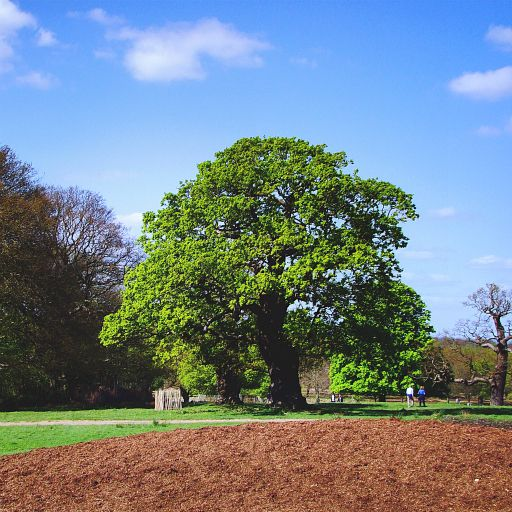
//> input picture ptam/ptam_opencv/for_DSP/shi-tomashi/image/joint.bmp, 512 x 512 px
$ ./main   (built with g++ and OpenCV 4)
//> lines starting //> are read from the running program, lines starting //| are printed output that depends on the picture
#include <stdio.h>
#include <math.h>

#include <opencv/cv.hpp>
#include <opencv2/highgui.hpp>
#include <opencv2/core.hpp>


double FindShiTomasiScoreAtPoint(cv::Mat_<uchar> &image, int nHalfBoxSize, cv::Point2i irCenter) {

  double dXX = 0;
  double dYY = 0;
  double dXY = 0;

  cv::Point2i irStart = irCenter - cv::Point2i(nHalfBoxSize, nHalfBoxSize);
  cv::Point2i irEnd = irCenter + cv::Point2i(nHalfBoxSize, nHalfBoxSize);

  int r, c;
  for(r = irStart.y; r <= irEnd.y; r++)
    for(c = irStart.x; c <= irEnd.x; c++) {

      double dx = image(r, c + 1) - image(r , c - 1);
      double dy = image(r + 1, c) - image(r - 1, c);
      dXX += dx*dx;
      dYY += dy*dy;
      dXY += dx*dy;
    }

  int nPixels = (irEnd.x - irStart.x + 1) * (irEnd.y - irStart.y + 1);
  dXX = dXX / (2.0 * nPixels);
  dYY = dYY / (2.0 * nPixels);
  dXY = dXY / (2.0 * nPixels);

  // Find and return smaller eigenvalue:
  return 0.5 * (dXX + dYY - sqrt( (dXX + dYY) * (dXX + dYY) - 4 * (dXX * dYY - dXY * dXY) ));
}


int main()
{
  printf("shi-tomashi start\n");

  //cv::Mat image = (cv::Mat_<uchar>(512,512));
  cv::Mat image;
  image = cv::imread("image/joint.bmp",0);
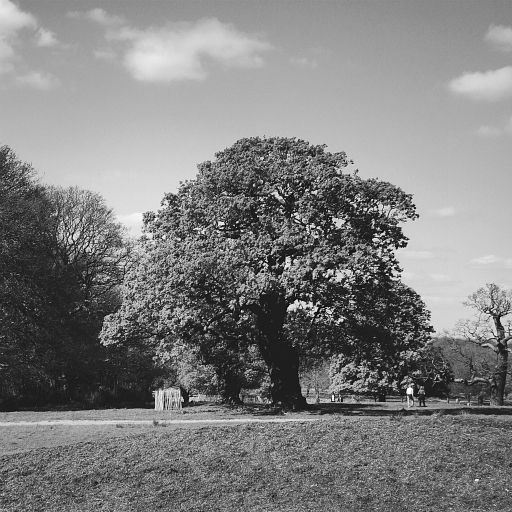
//> image: 512 rows x 512 cols, CV_8UC1; min 1, max 254, mean 127.1
  if(image.empty())
  {
    printf("imread error\n");
    return -1;
  }

  int nHalfBoxSize = 10;
  cv::Point2i irCenter(100,100);


  FindShiTomasiScoreAtPoint(image,nHalfBoxSize,irCenter);
//> the loop in FindShiTomasiScoreAtPoint, `for(r = irStart.y; r <= irEnd.y; r++)` made 21 passes
//> (dXX, dYY, dXY) on passes 1 to 12: (2, 2, 2), (5, 7, 5), (9, 27, 9), (11, 44, 11), (13, 45, 12), (16, 78, 17), (24, 114, 20), (31, 116, 20), (35, 127, 22), (45, 171, 24), (56, 190, 25), (62, 201, 27)
//> after the loop in FindShiTomasiScoreAtPoint, `for(r = irStart.y; r <= irEnd.y; r++)`: dXX = 153; dYY = 384; dXY = 62
//> in FindShiTomasiScoreAtPoint, `dXX = dXX / (2.0 * nPixels);`: dXX = 0.173
//> in FindShiTomasiScoreAtPoint, `dYY = dYY / (2.0 * nPixels);`: dYY = 0.435
//> in FindShiTomasiScoreAtPoint, `dXY = dXY / (2.0 * nPixels);`: dXY = 0.0703

  printf("shi-tomasi end\n");
  return 0;
}
